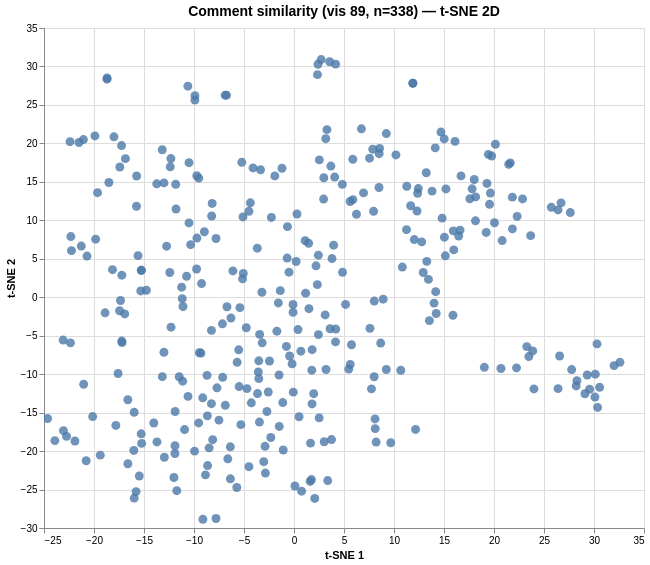

Source (Vega-Lite JSON):
### Vega specification from a JSON file in a GitHub repository (floating-point values rounded to 4 significant figures; data arrays with more than 128 entries replaced by an {"elided": "..."} marker saying what was removed)
{"$schema": "https://vega.github.io/schema/vega/v6.json", "data": [{"name": "param_1e9efca18e7a2868_store"}, {"name": "source_0", "values": {"elided": "338 records"}}, {"name": "source_0_x_domain_dim_1", "values": [{"min": -24.65, "max": 32.59}]}, {"name": "source_0_y_domain_dim_2", "values": [{"min": -28.87, "max": 30.9}]}], "signals": [{"name": "unit", "value": {}, "on": [{"events": "pointermove", "update": "isTuple(group()) ? group() : unit"}]}, {"name": "param_1e9efca18e7a2868", "update": "vlSelectionResolve(\"param_1e9efca18e7a2868_store\", \"union\")"}, {"name": "param_1e9efca18e7a2868_dim_1", "on": [{"events": [{"source": "view", "type": "dblclick"}], "update": "null"}, {"events": {"signal": "param_1e9efca18e7a2868_translate_delta"}, "update": "panLinear(param_1e9efca18e7a2868_translate_anchor.extent_x, -param_1e9efca18e7a2868_translate_delta.x / width)"}, {"events": {"signal": "param_1e9efca18e7a2868_zoom_delta"}, "update": "zoomLinear(domain(\"x\"), param_1e9efca18e7a2868_zoom_anchor.x, param_1e9efca18e7a2868_zoom_delta)"}]}, {"name": "param_1e9efca18e7a2868_dim_2", "on": [{"events": [{"source": "view", "type": "dblclick"}], "update": "null"}, {"events": {"signal": "param_1e9efca18e7a2868_translate_delta"}, "update": "panLinear(param_1e9efca18e7a2868_translate_anchor.extent_y, param_1e9efca18e7a2868_translate_delta.y / height)"}, {"events": {"signal": "param_1e9efca18e7a2868_zoom_delta"}, "update": "zoomLinear(domain(\"y\"), param_1e9efca18e7a2868_zoom_anchor.y, param_1e9efca18e7a2868_zoom_delta)"}]}, {"name": "param_1e9efca18e7a2868_tuple", "on": [{"events": [{"signal": "param_1e9efca18e7a2868_dim_1 || param_1e9efca18e7a2868_dim_2"}], "update": "param_1e9efca18e7a2868_dim_1 && param_1e9efca18e7a2868_dim_2 ? {unit: \"\", fields: param_1e9efca18e7a2868_tuple_fields, values: [param_1e9efca18e7a2868_dim_1,param_1e9efca18e7a2868_dim_2]} : null"}]}, {"name": "param_1e9efca18e7a2868_tuple_fields", "value": [{"field": "dim_1", "channel": "x", "type": "R"}, {"field": "dim_2", "channel": "y", "type": "R"}]}, {"name": "param_1e9efca18e7a2868_translate_anchor", "value": {}, "on": [{"events": [{"source": "scope", "type": "pointerdown"}], "update": "{x: x(unit), y: y(unit), extent_x: domain(\"x\"), extent_y: domain(\"y\")}"}]}, {"name": "param_1e9efca18e7a2868_translate_delta", "value": {}, "on": [{"events": [{"source": "window", "between": [{"source": "scope", "type": "pointerdown"}, {"source": "window", "type": "pointerup"}], "type": "pointermove", "consume": true}], "update": "{x: param_1e9efca18e7a2868_translate_anchor.x - x(unit), y: param_1e9efca18e7a2868_translate_anchor.y - y(unit)}"}]}, {"name": "param_1e9efca18e7a2868_zoom_anchor", "on": [{"events": [{"source": "scope", "consume": true, "type": "wheel"}], "update": "{x: invert(\"x\", x(unit)), y: invert(\"y\", y(unit))}"}]}, {"name": "param_1e9efca18e7a2868_zoom_delta", "on": [{"events": [{"source": "scope", "type": "wheel", "consume": true}], "update": "pow(1.001, event.deltaY * pow(16, event.deltaMode))", "force": true}]}, {"name": "param_1e9efca18e7a2868_modify", "on": [{"events": {"signal": "param_1e9efca18e7a2868_tuple"}, "update": "modify(\"param_1e9efca18e7a2868_store\", param_1e9efca18e7a2868_tuple, true)"}]}], "marks": [{"type": "symbol", "name": "marks", "from": {"data": "source_0"}, "encode": {"update": {"opacity": {"value": 0.8}, "y": {"field": "dim_2", "scale": "y"}, "tooltip": {"signal": "{\"Comment #\": format(datum[\"index\"], \"\"), \"Comment\": isValid(datum[\"comment\"]) ? datum[\"comment\"] : \"\"+datum[\"comment\"]}"}, "fill": {"value": "#4c78a8"}, "x": {"field": "dim_1", "scale": "x"}, "shape": {"value": "circle"}, "size": {"value": 80}}}, "style": ["circle"], "interactive": true, "clip": true}], "scales": [{"name": "x", "type": "linear", "domain": [{"signal": "(data(\"source_0_x_domain_dim_1\")[0] || {}).min"}, {"signal": "(data(\"source_0_x_domain_dim_1\")[0] || {}).max"}], "range": [0, {"signal": "width"}], "domainRaw": {"signal": "param_1e9efca18e7a2868[\"dim_1\"]"}, "nice": true, "zero": true}, {"name": "y", "type": "linear", "domain": [{"signal": "(data(\"source_0_y_domain_dim_2\")[0] || {}).min"}, {"signal": "(data(\"source_0_y_domain_dim_2\")[0] || {}).max"}], "range": [{"signal": "height"}, 0], "domainRaw": {"signal": "param_1e9efca18e7a2868[\"dim_2\"]"}, "nice": true, "zero": true}], "axes": [{"scale": "x", "zindex": 0, "grid": true, "orient": "bottom", "tickCount": {"signal": "ceil(width/40)"}, "labels": false, "minExtent": 0, "domain": false, "aria": false, "ticks": false, "gridScale": "y", "maxExtent": 0}, {"scale": "y", "orient": "left", "domain": false, "aria": false, "zindex": 0, "minExtent": 0, "ticks": false, "grid": true, "gridScale": "x", "maxExtent": 0, "tickCount": {"signal": "ceil(height/40)"}, "labels": false}, {"scale": "x", "title": "t-SNE 1", "grid": false, "orient": "bottom", "labelFlush": true, "labelOverlap": true, "tickCount": {"signal": "ceil(width/40)"}, "zindex": 0}, {"scale": "y", "title": "t-SNE 2", "tickCount": {"signal": "ceil(height/40)"}, "orient": "left", "labelOverlap": true, "zindex": 0, "grid": false}], "title": {"text": "Comment similarity (vis 89, n=338) — t-SNE 2D", "frame": "group", "fontSize": 14}, "height": 500, "style": "cell", "background": "white", "padding": 5, "width": 600}
